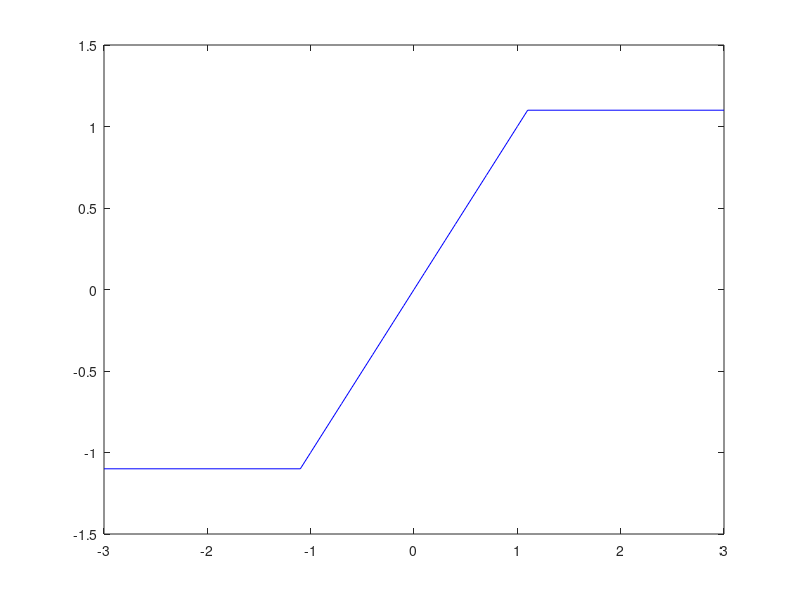

The MATLAB script that drew this image:
clear;clc
plot([-3,-1.1],[-1.1,-1.1],'b');
hold on;
x = -1.1:0.1:1.1;
y = x;
plot(x,y,'b');
hold on;
plot([1.1,3],[1.1,1.1],'b');